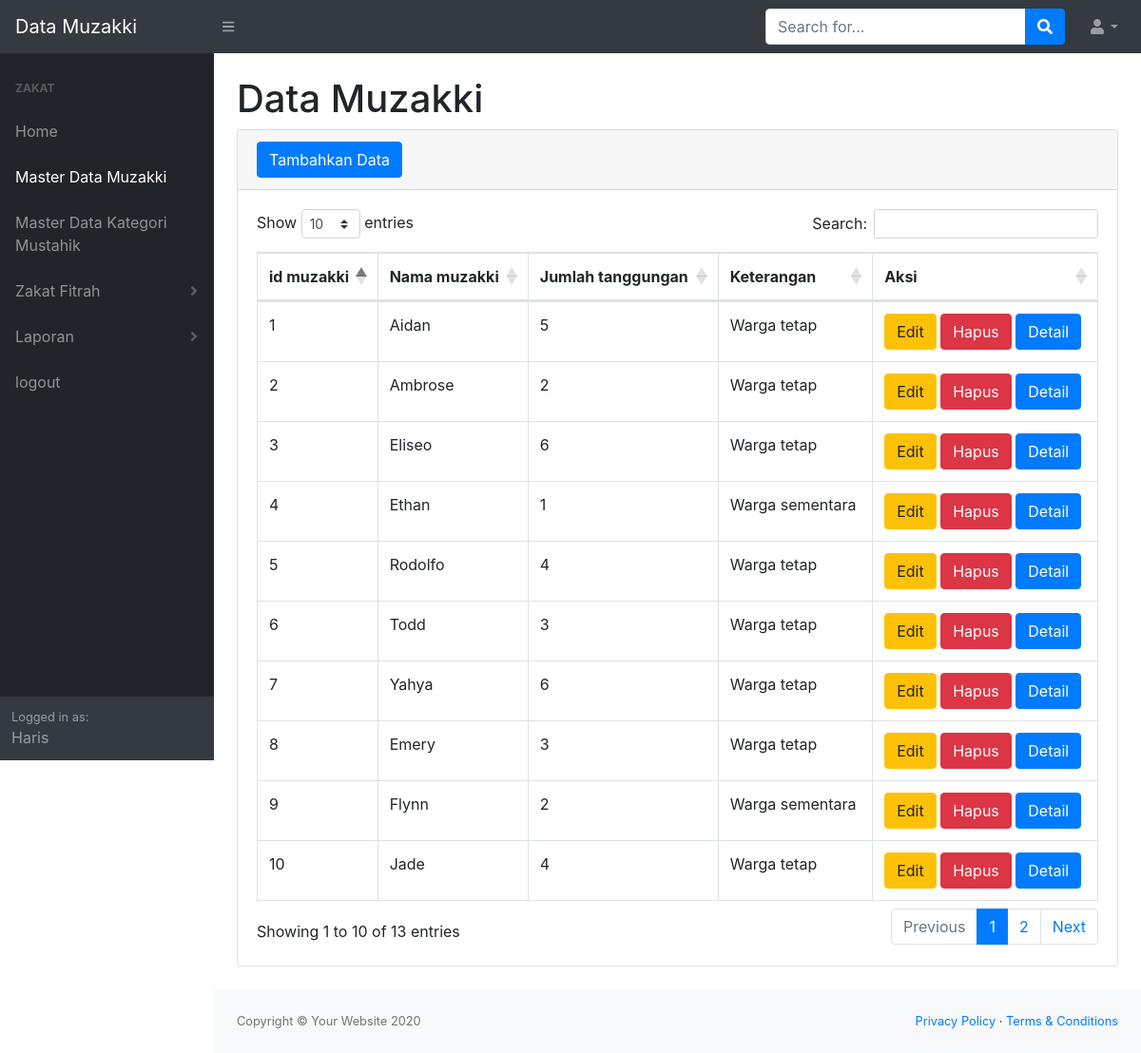
The page /MasterMuzakki.php (signed in) on the database its author committed.
### tables this page shows
CREATE TABLE `muzakki` (
  `id_muzakki` int NOT NULL,
  `nama_muzakki` varchar(40) NOT NULL,
  `jumlah_tanggungan` int NOT NULL,
  `keterangan` varchar(200) NOT NULL
);

### MasterMuzakki.php (the view, shortened to what this page needs)
<?php
require 'koneksi.php';
?>
<!DOCTYPE html>
<html lang="en">
    <head>
        <link href="css/select2.css" rel="stylesheet" />
        <link href="css/boostrap.css" rel="stylesheet" />
        <link href="https://cdn.datatables.net/1.10.20/css/dataTables.bootstrap4.min.css" rel="stylesheet" />
        <link rel="stylesheet" href="./css/morph.css">
    </head>
    <body class="sb-nav-fixed">
        <nav class="sb-topnav navbar navbar-expand navbar-dark bg-dark">
            <a class="navbar-brand" href="index.php"> Data Muzakki</a>
            <button class="btn btn-link btn-sm order-1 order-lg-0" id="sidebarToggle" href="#"><i class="fas fa-bars"></i></button>
            <form class="d-none d-md-inline-block form-inline ml-auto mr-0 mr-md-3 my-2 my-md-0">
                <div class="input-group">
                    <input class="form-control" type="text" placeholder="Search for..." aria-label="Search" aria-describedby="basic-addon2" />
                    <div class="input-group-append">
                        <button class="btn btn-primary" type="button"><i class="fas fa-search"></i></button>
                    </div>
                </div>
            </form>
           <ul class="navbar-nav ml-auto ml-md-0">
                <li class="nav-item dropdown">
                    <a class="nav-link dropdown-toggle" id="userDropdown" href="#" role="button" data-toggle="dropdown" aria-haspopup="true" aria-expanded="false"><i class="fas fa-user fa-fw"></i></a>
                </li>
            </ul>
        </nav>
        <div id="layoutSidenav">
            <div id="layoutSidenav_nav">
                <nav class="sb-sidenav accordion sb-sidenav-dark" id="sidenavAccordion">
                    <div class="sb-sidenav-menu">
                    <div class="nav">
                            <div class="sb-sidenav-menu-heading">Zakat</div>
                                <a class="nav-link" href="index.php">
                                Home
                                <a class="nav-link" href="MasterMuzakki.php">
                                Master Data Muzakki
                                <a class="nav-link" href="MasterMustahik.php">
                                Master Data Kategori Mustahik
                                <a class="nav-link collapsed" href="#" data-toggle="collapse" data-target="#collapseLayouts" aria-expanded="false" aria-controls="collapseLayouts">
                                Zakat Fitrah
                                <div class="sb-sidenav-collapse-arrow"><i class="fas fa-angle-down"></i></div>
                                </a>
                                <a class="nav-link collapsed" href="#" data-toggle="collapse" data-target="#collapsePages" aria-expanded="false" aria-controls="collapsePages">
                                Laporan
                                <div class="sb-sidenav-collapse-arrow"><i class="fas fa-angle-down"></i></div>
                                </a>
                                <a class="nav-link" href="logout.php">
                                logout
                            </a>
                        </div>
                    </div>
                    <div class="sb-sidenav-footer">
                        <div class="small">Logged in as:</div>
                        <?php echo $_SESSION['username'];?>
                    </div>
                </nav>
            </div>
            <div id="layoutSidenav_content">
                <main>
                    <div class="container-fluid">
                        <h1 class="mt-4">Data Muzakki</h1>
                        <div class="card mb-4">
                            <div class="card-header">
                            <button type="button" class="btn btn-primary" data-toggle="modal" data-target="#myModal">
                                Tambahkan Data
                            </button>
                            </div>
                            <div class="card-body">
                                <div class="table-responsive">
                                    <table class="table table-bordered" id="dataTable" width="100%" cellspacing="0">
                                        <thead>
                                            <tr>
                                                <th>id muzakki</th>
                                                <th>Nama muzakki</th>
                                                <th>Jumlah tanggungan</th>
                                                 <th>Keterangan</th>
                                                 <th>Aksi</th>
                                            </tr>
                                        </thead>
                                        <tbody>
                                        <?php
                                            $datauser = mysqli_query($koneksi, "select * from muzakki");
                                            while($data= mysqli_fetch_array($datauser)){
                                               $idm = $data['id_muzakki'];
                                               $nm = $data['nama_muzakki'];
                                               $jml = $data['jumlah_tanggungan'];
                                               $ket = $data['keterangan'];
                                            ?>
                                            <tr>
                                                <td><?=$idm;?></td>
                                                <td><?=$nm;?></td>
                                                <td><?=$jml;?></td>
                                                <td><?=$ket;?></td>
                                                <td>
                                                <button type="button" class="btn btn-warning" data-toggle="modal" data-target="#edit<?=$idm;?>">
                                                Edit
                                                <br>
                                                </button>
                                                 <button type="button" class="btn btn-danger" data-toggle="modal" data-target="#hapus<?=$idm;?>">
                                                Hapus
                                                <br>
                                                </button>
                                                <button type="button" class="btn btn-primary" data-toggle="modal" data-target="#distribusi<?=$idm;?>">
                                                Detail
                                                <br>
                                                </button>
                                                </td>
                                            </tr>
                                            <?php
                                            }
                                            ?>
                                        </tbody>
                                    </table>
                                </div>
                            </div>
                        </div>
                    </div>
                </main>
                <footer class="py-4 bg-light mt-auto">
                    <div class="container-fluid">
                        <div class="d-flex align-items-center justify-content-between small">
                            <div class="text-muted">Copyright &copy; Your Website 2020</div>
                            <div>
                                <a href="#">Privacy Policy</a>
                                &middot;
                                <a href="#">Terms &amp; Conditions</a>
                            </div>
                        </div>
                    </div>
                </footer>
            </div>
        </div>
     <link href="https://cdnjs.cloudflare.com/ajax/libs/select2/4.0.6-rc.0/css/select2.min.css" rel="stylesheet"/>
    </body>

### css/morph.css (style rules this page uses)
body { margin: 0px; }

### rows shown on the page
muzakki: id_muzakki "1", nama_muzakki "Aidan", jumlah_tanggungan "5", keterangan "Warga tetap"
muzakki: id_muzakki "2", nama_muzakki "Ambrose", jumlah_tanggungan "2", keterangan "Warga tetap"
muzakki: id_muzakki "3", nama_muzakki "Eliseo", jumlah_tanggungan "6", keterangan "Warga tetap"
muzakki: id_muzakki "4", nama_muzakki "Ethan", jumlah_tanggungan "1", keterangan "Warga sementara"
muzakki: id_muzakki "5", nama_muzakki "Rodolfo", jumlah_tanggungan "4", keterangan "Warga tetap"
muzakki: id_muzakki "6", nama_muzakki "Todd", jumlah_tanggungan "3", keterangan "Warga tetap"
muzakki: id_muzakki "7", nama_muzakki "Yahya", jumlah_tanggungan "6", keterangan "Warga tetap"
muzakki: id_muzakki "8", nama_muzakki "Emery", jumlah_tanggungan "3", keterangan "Warga tetap"
muzakki: id_muzakki "9", nama_muzakki "Flynn", jumlah_tanggungan "2", keterangan "Warga sementara"
muzakki: id_muzakki "10", nama_muzakki "Jade", jumlah_tanggungan "4", keterangan "Warga tetap"

### other values the page prints
$_SESSION['username'] "Haris"
